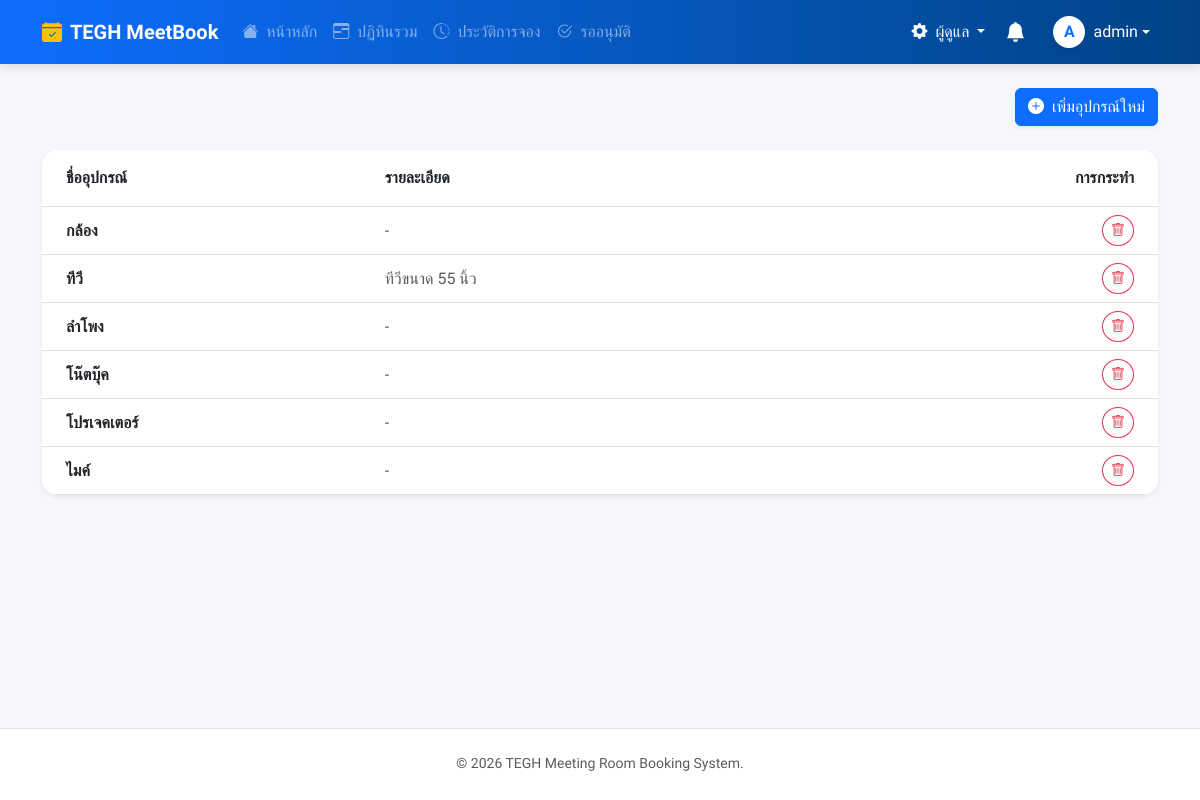
Page /manage/equipments/ (signed in) on the committed database.
### booking/models.py (models this page shows, shortened)
class Equipment(models.Model):
    name = models.CharField(max_length=100, verbose_name="ชื่ออุปกรณ์")
    description = models.TextField(blank=True, null=True, verbose_name="รายละเอียด")

### booking/views.py (the view)
# urls.py: path('manage/equipments/', views.equipment_management_view, name='equipments'),
@login_required
@user_passes_test(is_admin)
def equipment_management_view(request):
    return render(request, 'pages/equipments.html', {**get_base_context(request), 'equipments': Equipment.objects.all().order_by('name')})

### booking/views.py (called while the page is built)
def is_admin(user):
    return user.is_authenticated and (user.is_superuser or user.is_staff or user.groups.filter(name='Admin').exists())

def is_approver_or_admin(user):
    return user.is_authenticated and (user.is_superuser or user.is_staff or user.groups.filter(name__in=['Approver', 'Admin']).exists())

### templates/pages/equipments.html (shortened to what this page needs)
{% extends 'base.html' %}
{% block content %}
<div class="d-flex justify-content-end align-items-center mb-4">
        <a href="{% url 'add_equipment' %}" class="btn btn-primary shadow-sm">
            <i class="bi bi-plus-circle-fill me-1"></i> เพิ่มอุปกรณ์ใหม่
        </a>
</div>
<div class="card border-0 shadow-sm rounded-4 overflow-hidden">
    <div class="card-body p-0">
        <div class="table-responsive">
            <table class="table table-hover align-middle mb-0">
                <thead class="bg-light">
                    <tr>
                        <th class="py-3 ps-4" style="width: 30%;">ชื่ออุปกรณ์</th>
                        <th class="py-3">รายละเอียด</th>
                        <th class="py-3 text-end pe-4" style="width: 100px;">การกระทำ</th>
                    </tr>
                </thead>
                <tbody>
                    {% for eq in equipments %}
                    <tr>
                        <td class="ps-4 fw-bold text-dark">{{ eq.name }}</td>
                        <td class="text-muted">{{ eq.description|default:"-" }}</td>
                        <td class="text-end pe-4">
                            <form action="{% url 'delete_equipment' eq.id %}" method="post" onsubmit="return confirm('Are you sure you want to delete this equipment?');">
                                <button type="submit" class="btn btn-sm btn-outline-danger rounded-circle" title="Delete">
                                    <i class="bi bi-trash"></i>
                                </button>
                            </form>
                        </td>
                    </tr>
                    {% endfor %}
                </tbody>
            </table>
        </div>
    </div>
</div>
{% endblock %}

### templates/base.html (shortened to what this page needs)
<!DOCTYPE html>
<html lang="th">
<head>
    <link href="https://cdn.jsdelivr.net/npm/bootstrap@5.3.0/dist/css/bootstrap.min.css" rel="stylesheet">
    <link rel="stylesheet" href="https://cdn.jsdelivr.net/npm/bootstrap-icons@1.11.0/font/bootstrap-icons.css">
    <link href="https://cdn.jsdelivr.net/npm/select2@4.1.0-rc.0/dist/css/select2.min.css" rel="stylesheet" />
    <link rel="stylesheet" href="https://cdn.jsdelivr.net/npm/select2-bootstrap-5-theme@1.3.0/dist/select2-bootstrap-5-theme.min.css" />
</head>
<body class="d-flex flex-column min-vh-100">
    <nav class="navbar navbar-expand-lg navbar-dark navbar-premium sticky-top">
        <div class="container">
            <a class="navbar-brand fw-bold d-flex align-items-center" href="{% url 'dashboard' %}">
                <i class="bi bi-calendar-check-fill me-2 text-warning"></i>
                TEGH MeetBook
            </a>
            <div class="collapse navbar-collapse" id="navbarNav">
                <ul class="navbar-nav me-auto">
                    {% for item in menu_items %}
                    <li class="nav-item">
                        <a class="nav-link {% if item.active %}active text-white{% else %}text-white-50{% endif %}" href="{% url item.url_name %}">
                            <i class="bi {{ item.icon }} me-1"></i> {{ item.label }}
                        </a>
                    </li>
                    {% endfor %}
                </ul>
                <ul class="navbar-nav align-items-center gap-1">
                    {% if is_admin_user %}
                    <li class="nav-item dropdown">
                        <a class="nav-link dropdown-toggle text-white" href="#" data-bs-toggle="dropdown">
                            <i class="bi bi-gear-fill me-1"></i> ผู้ดูแล
                        </a>
                    </li>
                    {% endif %}
                    <li class="nav-item dropdown">
                        <a class="nav-link position-relative text-white" href="#" id="notificationDropdown" role="button" data-bs-toggle="dropdown" aria-expanded="false">
                            <i class="bi bi-bell-fill fs-5"></i>
                        </a>
                    </li>
                    {% if user.is_authenticated %}
                    <li class="nav-item dropdown ms-2">
                        <a class="nav-link dropdown-toggle text-white d-flex align-items-center" href="#" data-bs-toggle="dropdown">
                            <div class="bg-white text-primary rounded-circle d-flex align-items-center justify-content-center fw-bold me-2 shadow-sm" style="width: 32px; height: 32px;">
                                {{ user.username|make_list|first|upper }}
                            </div>
                            <span class="d-none d-lg-inline">{{ user.username }}</span>
                        </a>
                    </li>
                    {% else %}
                    <li class="nav-item"><a class="nav-link text-white fw-bold" href="{% url 'login' %}">เข้าสู่ระบบ</a></li>
                    {% endif %}
                </ul>
            </div>
        </div>
    </nav>
    <main class="main-wrapper mt-4">
        <div class="container">
            {% block content %}{% endblock %}
        </div>
    </main>
    <footer class="bg-white border-top py-4 mt-auto">
        <div class="container text-center text-muted small">
            <p class="mb-1">&copy; 2026 TEGH Meeting Room Booking System.</p>
        </div>
    </footer>
</body>
</html>

### templates/base.html (style rules this page uses)
body { font-family: 'Sarabun', sans-serif; background-color: #f5f7fa; overflow-x: hidden; }
.navbar-premium { background: linear-gradient(90deg, #0d6efd 0%, #004385 100%); box-shadow: 0 4px 10px rgba(0,0,0,0.1); }
.nav-link { transition: all 0.2s; }
.main-wrapper { min-height: 80vh; padding-bottom: 50px; width: 100%; }

### rows in the picture
Equipment: name "กล้อง", description "-"
Equipment: name "ทีวี", description "ทีวีขนาด 55 นิ้ว"
Equipment: name "ลำโพง", description "-"
Equipment: name "โน๊ตบุ๊ค", description "-"
Equipment: name "โปรเจคเตอร์", description "-"
Equipment: name "ไมค์", description "-"

### other values in the picture
{{ item.label }} "หน้าหลัก" "ปฏิทินรวม" "ประวัติการจอง" "รออนุมัติ"
{{ user.username|make_list|first|upper }} "A"
{{ user.username }} "admin"
